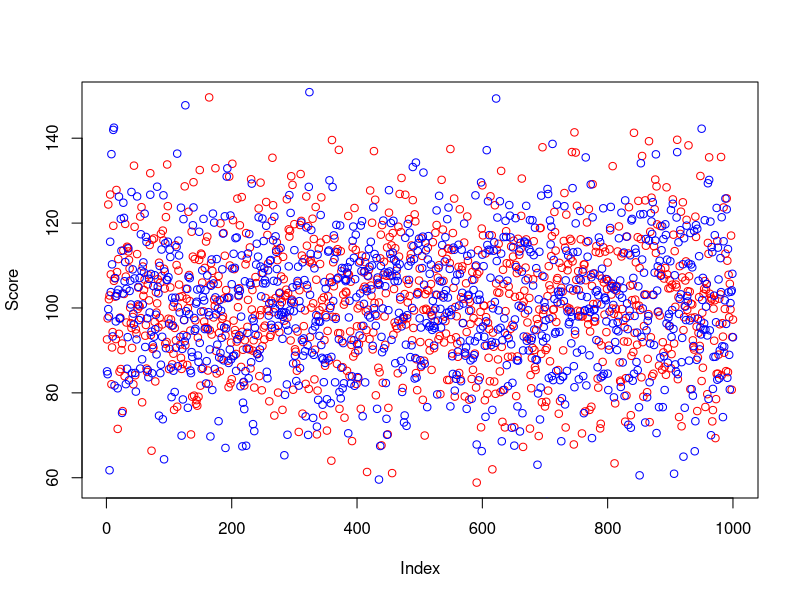
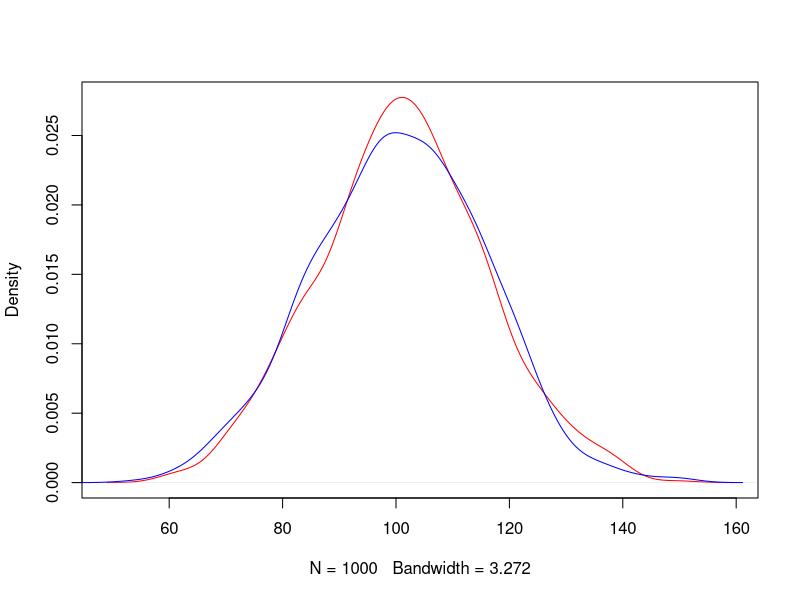
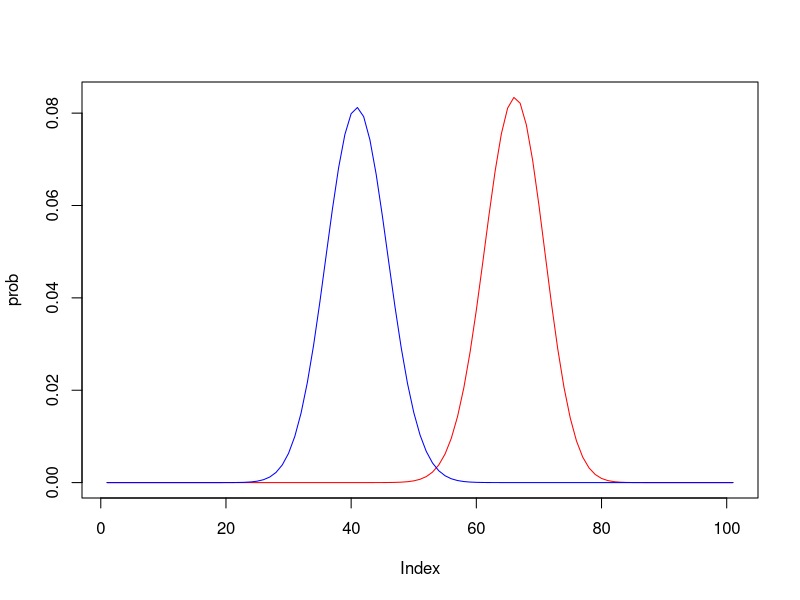
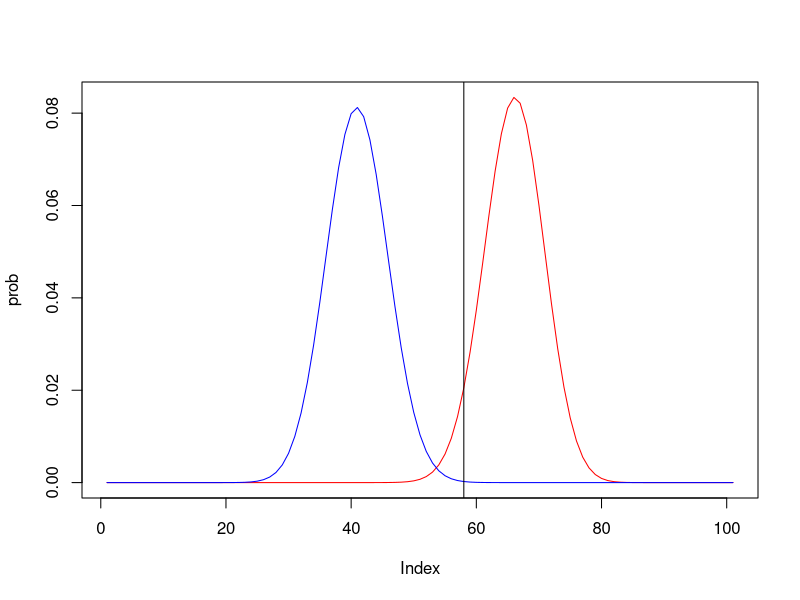
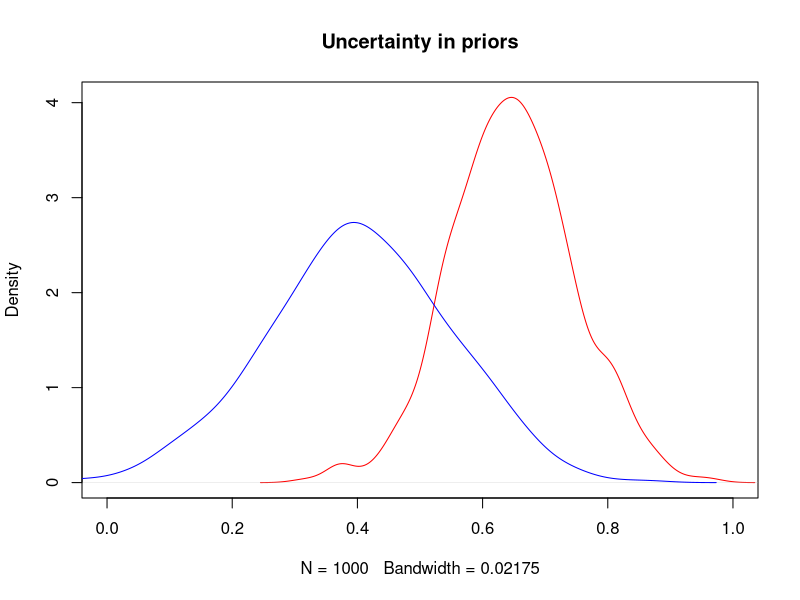
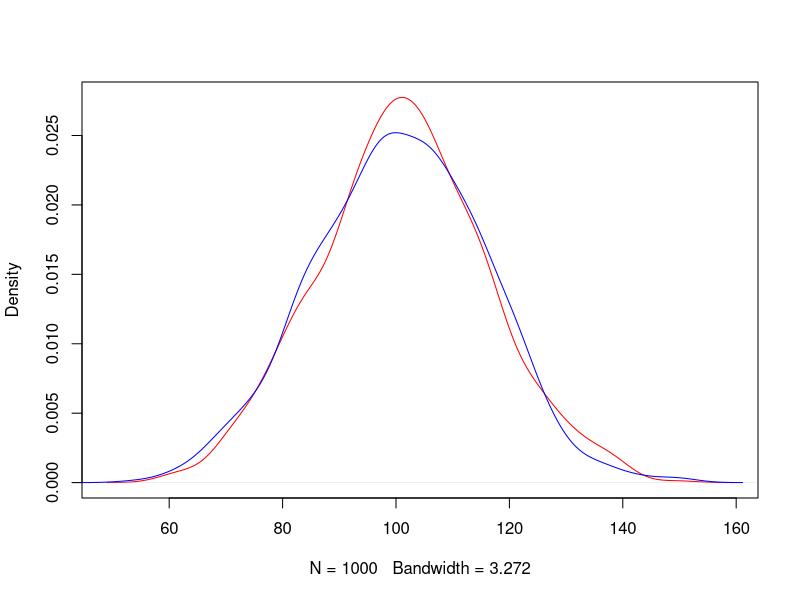

Write R code to recreate these figures, in order.
## ---- chunk 1
accuracy = 0.95 #P(A|T)
baserate = 0.01 #P(T)
## ---- chunk 2
(Prob_notT = 1 - baserate) #P(notT) = 1 - P(T)
(Prob_A_given_notT = 1 - accuracy) #P(A|notT) = 1 = P(A|T)
## ---- chunk 3
#Bayes' rule:
Prob_A = accuracy * baserate + Prob_A_given_notT * Prob_notT #P(A) = P(A|T) * P(T) + P(A|notT) * P(notT)
Prob_A
## ---- chunk 4
Prob_T_given_A = (accuracy * baserate) / Prob_A #P(T|A) = ( P(A|T) * P(T) ) / P(A)
Prob_T_given_A
## ---- chunk 5
set.seed(123)
group_a = rnorm(1000, 101, 15)
group_b = rnorm(1000, 100, 15)

{plot(group_a, col='red', ylab='Score')
points(group_b, col='blue')}
## ---- chunk 6
{plot(density(group_a), col='red', main='')
  lines(density(group_b), col='blue')}
## ---- chunk 7
x = seq(0,100, by = 1)
opt = dbinom(x, 100, 0.65)
skept = dbinom(x, 100, 0.40)

{plot(opt, type='l', col="red", ylab='prob')
lines(skept, col="blue")}
## ---- chunk 8
{plot(opt, type='l', col="red", ylab='prob')
lines(skept, col="blue")
abline(v=58)}
## ---- chunk 9
set.seed(1234)
opt_uncertain = rnorm(1000, 0.65, 0.10)
skept_uncertain = rnorm(1000, 0.40, 0.15)

{plot(density(opt_uncertain), col='red', xlim=c(0.0, 1), main='Uncertainty in priors', sub="")
  lines(density(skept_uncertain), col='blue')}
## ---- chunk 10
set.seed(123)
group_a = rnorm(1000, 101, 15)
group_b = rnorm(1000, 100, 15)
{plot(density(group_a), col='red', main='')
  lines(density(group_b), col='blue')}
mydata = data.frame(score = c(group_a, group_b)
                    , group = rep(c('A', 'B'), each=1000))
## ---- chunk 11
tapply(mydata$score, mydata$group, mean)
## ---- chunk 12
t.test(score ~ group
       , data = mydata
       , var.eq=TRUE)
## ---- chunk 13
d = 0.90*(sqrt(1/1000 + 1/1000))
d
## ---- chunk 14
library(BayesFactor)
ttestBF(formula = score ~ group
       , data = mydata)
